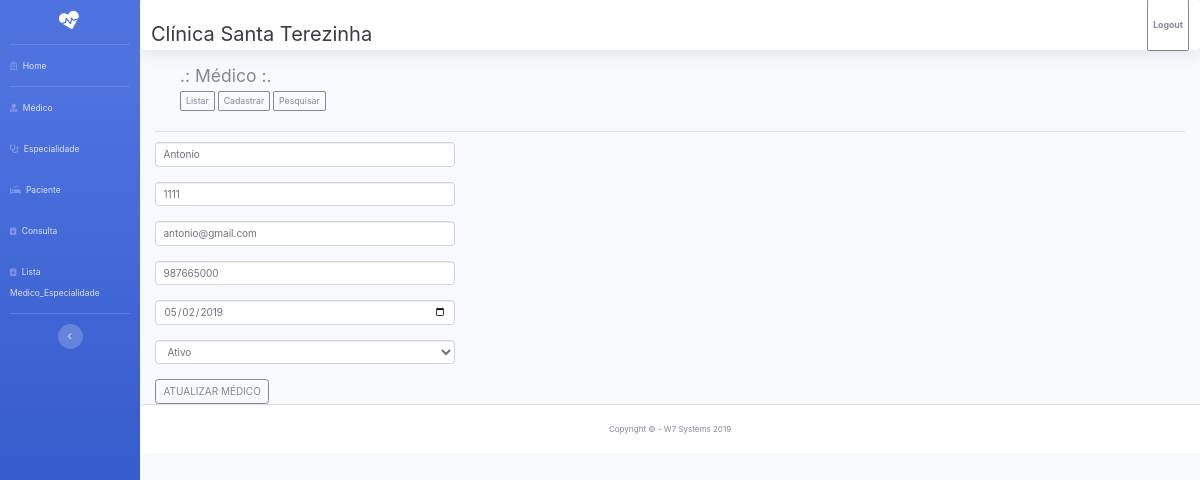
The page /view/MedicoEditar.php?id_medicos=2 on the database its author committed.
### tables this page shows
CREATE TABLE IF NOT EXISTS `medicos` (
  `id_medicos` int(11) NOT NULL AUTO_INCREMENT,
  `nome_medicos` varchar(50) DEFAULT NULL,
  `crm_medicos` varchar(20) DEFAULT NULL,
  `email_medicos` varchar(40) DEFAULT NULL,
  `telefone_medicos` varchar(20) DEFAULT NULL,
  `datacadastro_medicos` date DEFAULT NULL,
  `situacao_medicos` varchar(11) DEFAULT NULL,
  PRIMARY KEY (`id_medicos`)
);

### model/Medico.php (called while the page is built, shortened)
<?php
require_once("Conexao.php");
class Medico extends Conexao {
  public function selectUnit($id) {
  	$sql = "SELECT * FROM medicos WHERE id_medicos = :id";
  	$res = Conexao::prepare($sql);
  	$res->bindParam(':id', $id, PDO::PARAM_INT);
  	$res->execute();
  	return $res->fetch();
  }
}
?>

### model/Conexao.php (called while the page is built, shortened)
<?php
class Conexao {
	private static $pdo;
	public static function ConexaoDB() {
		if (!isset(self::$pdo)) {
			try {
				self::$pdo = new PDO("mysql:host=".HOST. ";dbname=".DB , USER, PASS);
				self::$pdo->setAttribute(PDO::ATTR_DEFAULT_FETCH_MODE, PDO::FETCH_OBJ);
				self::$pdo->setAttribute(PDO::ATTR_ERRMODE, PDO::ERRMODE_EXCEPTION);
			} catch (PDOException $e) {
				echo "Erro no DB ".$e->getMessage();
			}
		}
		return self::$pdo;
	}
	public function prepare($sql) {
		return self::ConexaoDB()->prepare($sql);
	}
}
?>

### view/MedicoEditar.php (the view, shortened to what this page needs)
<?php require_once("layout/head.php"); ?>
<?php require_once("layout/menu.php"); ?>
<?php require_once("layout/nav.php"); ?>
<?php require_once("layout/MedicoMenu.php"); ?>
<?php
require_once '../model/Medico.php';
$medico = new Medico();
$id = (int) $_GET['id_medicos'];
$dados = $medico->selectUnit($id);
?>
<div class="container">
	<hr>
	<form action="" method="POST" style="width: 300px;">
		<div>
			<input class="form-control" type="text" id="nome_medicos" name="nome_medicos" value="<?php echo $dados->nome_medicos; ?>">
		</div>
		<br>
		<div>
			<input class="form-control" type="text" id="crm_medicos" name="crm_medicos" value="<?php echo $dados->crm_medicos; ?>" >
		</div>
		<br>
		<div>
			<input class="form-control" type="email" id="email_medicos" name="email_medicos" value="<?php echo $dados->email_medicos; ?>" >
		</div>
		<br>
		<div>
			<input class="form-control" type="text" id="telefone_medicos" name="telefone_medicos" value="<?php echo $dados->telefone_medicos; ?>">
		</div>
		<br>
		<div>
			<input class="form-control" type="date" id="datacadastro_medicos" name="datacadastro_medicos" value="<?php echo $dados->datacadastro_medicos; ?>" >
		</div>
		<br>
		<?php $st = $dados->situacao_medicos; ?>
		<div>
			<?php if ($st == '1'): ?>
				<select name="situacao_medicos" class="form-control">
				<option value="1">Ativo</option>
			</select>
			<?php
			endif;
			?>
		</div>
		<br>
		<input type="submit" name="medicoatualizar" value="ATUALIZAR MÉDICO" class="btn btn-outline-secondary">
	</form>
</div>
<?php require_once("layout/footer.php"); ?>

### rows shown on the page
medicos: nome_medicos "Antonio", crm_medicos "1111", email_medicos "antonio@gmail.com", telefone_medicos "987665000", datacadastro_medicos "05/02/2019"
